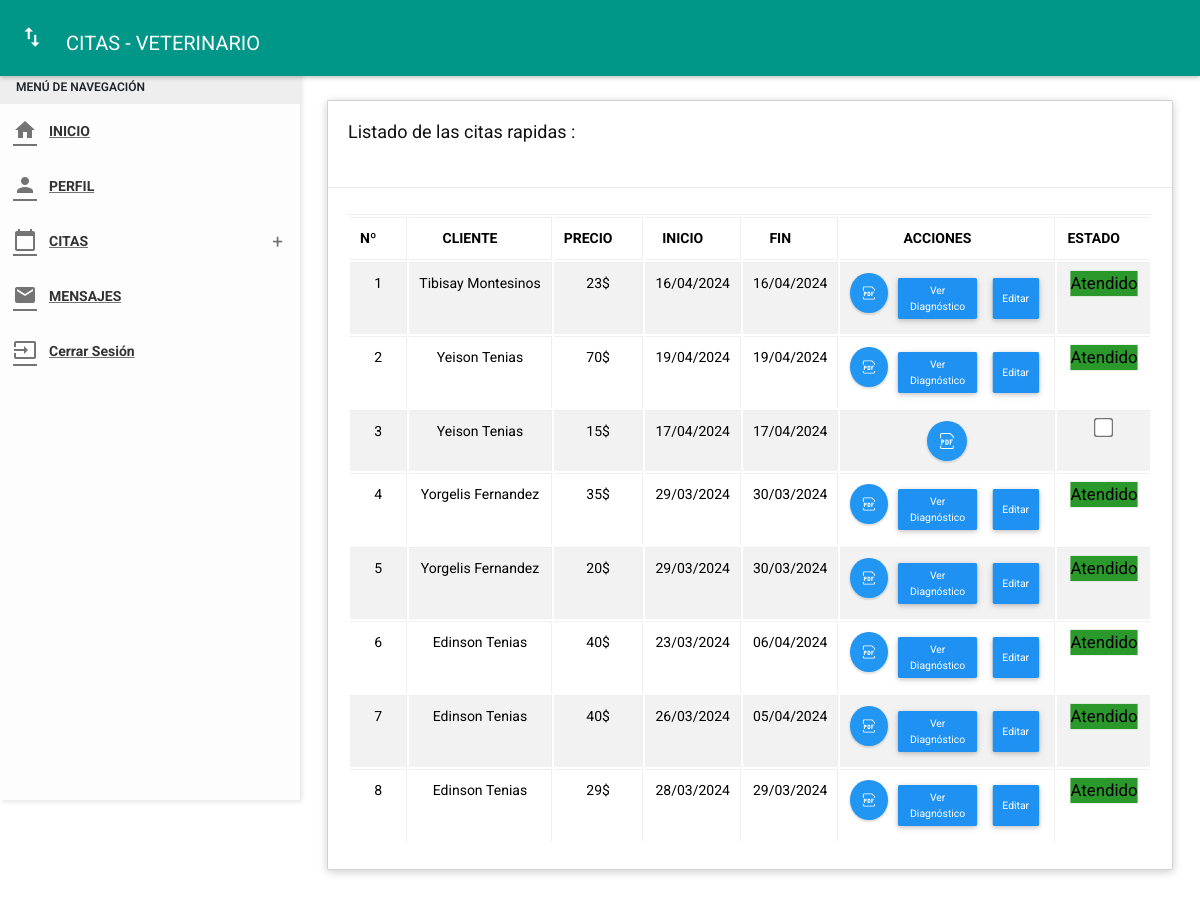
Page /View/sideVeterinarian/quotes/mostrar.php (signed in) on the committed database.
### tables this page shows
CREATE TABLE `quotes` (
  `quotesID` int(11) NOT NULL,
  `ownerID` int(11) NOT NULL,
  `vetID` int(11) DEFAULT NULL,
  `number_quote` varchar(10) NOT NULL,
  `diagnosis` varchar(200) NOT NULL,
  `attended` varchar(100) NOT NULL,
  `cost` float NOT NULL,
  `start` date NOT NULL,
  `end` date NOT NULL,
  `dateCreation` timestamp NOT NULL DEFAULT current_timestamp(),
  `status` char(1) NOT NULL
);

CREATE TABLE `owner` (
  `id_due` int(11) NOT NULL,
  `dni_due` char(8) NOT NULL,
  `nom_due` varchar(35) NOT NULL,
  `ape_due` varchar(35) NOT NULL,
  `movil` char(11) NOT NULL,
  `fijo` char(11) NOT NULL,
  `correo` varchar(30) NOT NULL,
  `direc` varchar(150) NOT NULL,
  `estado` char(1) NOT NULL,
  `contra` varchar(255) NOT NULL,
  `cargo` int(11) NOT NULL,
  `fere` timestamp NOT NULL DEFAULT current_timestamp()
);

### View/sideVeterinarian/quotes/mostrar.php (the view, shortened to what this page needs)
<?php
require_once './../../../assets/db/connectionMysql.php';
?>
<!DOCTYPE html>
<html lang="es-ES">
<head>
  <link href="./../../../assets/plugins/bootstrap/css/bootstrap.css" rel="stylesheet">
  <link href="./../../../assets/plugins/node-waves/waves.css" rel="stylesheet" />
  <link href="./../../../assets/plugins/animate-css/animate.css" rel="stylesheet" />
  <link href="./../../../assets/plugins/jquery-datatable/skin/bootstrap/css/dataTables.bootstrap.css" rel="stylesheet">
  <link href="./../../../css/style.css" rel="stylesheet">
  <link href="./../../../assets/css/fullcalendar.css" rel="stylesheet" />
  <link href="./../../../assets/css/themes/all-themes.css" rel="stylesheet" />
</head>
<body class="theme-red">
  <nav class="navbar">
    <div class="container-fluid">
      <div class="navbar-header">
        <a href="javascript:void(0);" class="navbar-toggle collapsed" data-toggle="collapse" data-target="#navbar-collapse" aria-expanded="false"></a>
        <a class="navbar-brand" href="./../home.php">CITAS - VETERINARIO</a>
      </div>
      </div>
  </nav>
  <section>
    <aside id="leftsidebar" class="sidebar">
      <div class="menu">
      <ul class="list">
        <li class="header">MENÚ DE NAVEGACIÓN</li>
        <li>
          <a href="./../home.php">
            <i class="material-icons">home</i>
            <span>INICIO</span>
          </a>
        </li>
        <li>
          <a href="./../editProfile.php">
            <i class="material-icons">person</i>
            <span>PERFIL</span>
          </a>
        </li>
        <li>
          <a href="javascript:void(0);" class="menu-toggle">
            <i class="material-icons">calendar_today</i>
            <span>CITAS</span>
          </a>
        </li>
        <li><a href="./../messages.php"><i class="material-icons">email</i><span>MENSAJES</span></a></li>
        <li>
          <a href="./../closeSession.php">
            <i class="material-icons">input</i>
            <span>Cerrar Sesión</span>
          </a>
        </li>
      </div>
  </section>
  <section class="content">
    <div class="container-fluid">
      <div class="row clearfix">
        <div class="col-lg-12 col-md-12 col-sm-12 col-xs-12">
          <div class="card">
            <div class="header">
              <h2>Listado de las citas rapidas :</h2>
              <br>
            </div>
            <div class="body">
              <div class="table-responsive">
                <table class="table table-bordered table-striped table-hover dataTable js-exportable">
                  <thead>
                    <tr>
                      <th class="text-center">Nº</th>
                      <th class="text-center">CLIENTE</th>
                      <th class="text-center">PRECIO</th>
                      <th class="text-center">INICIO</th>
                      <th class="text-center">FIN</th>
                      <th class="text-center">ACCIONES</th>
                      <th class="text-center">ESTADO</th>
                    </tr>
                  </thead>
                  <tbody>
                    <?php
                      $veterinarianID = $_SESSION['veterinarianID'];
                      $sql = "SELECT * FROM quotes AS q JOIN veterinarian AS v JOIN owner AS o ON q.vetID = v.id_vet AND o.id_due = ownerID AND vetID = '$veterinarianID' ORDER BY q.dateCreation DESC";
                      $results = mysqli_query($conn,$sql);
                      foreach ($results as $key => $va) { ?>
                        <tr>
                          <td class="text-center"><?= $key + 1 ; ?></td>
                          <td class="text-center"><?= $va['nom_due'] ?>&nbsp;<?= $va['ape_due'] ?></td>
                          <?php
                            $quotesID = $va['quotesID'];
                            $sql = "SELECT SUM(qs.priceTotal) as priceTotal FROM quotes_services as qs JOIN service AS s WHERE qs.serviceID = s.id_servi AND qs.quotesID = '$quotesID'";
                            $result = mysqli_query($conn,$sql);
                            foreach ($result as $row) { ?>
                              <td class="text-center"><?= $va['cost'] + $row['priceTotal'] ?>$</td>
                            <?php } ?>
                          <td class="text-center"><?= date('d/m/Y',strtotime($va['start'])) ?></td>
                          <td class="text-center"><?= date('d/m/Y',strtotime($va['end'])) ?></td>
                          <td style="display: flex;justify-content: center;">
                            <button onclick="nose('<?= $va['quotesID'] ?>','<?= $va['ownerID'] ?>')" class="btn bg-blue btn-circle waves-effect waves-circle waves-float btn-pdf" style="display: grid;place-items: center;">
                              <img src="./../../../assets/icons/TeenyiconsPdfOutline.svg" style="width: 100%;height: 100%;"/>
                            </button>
                            <?php if ($va['status'] == 1) { ?>
                              <button class="btn btn-primary showDiagnosis" value="<?= $va['quotesID'] ?>">Ver Diagnóstico</button>
                              <button class="btn btn-primary" style="transform: scale(0.8)" onClick="updateDiagnosis(<?= $va['quotesID'] ?>)">Editar</button>
                            <?php }?>
                          </td>
                          <td class="text-center">
                            <div style="display: flex;justify-content: center;gap: 20px;align-items: center">
                              <?php
                              if ($va['status'] == 1) { ?>
                                  <span class="label label-success" style="transform: scale(1.2);">Atendido</span>
                              <?php } else { ?>
                                  <input type="checkbox" class="checkbox-verify" value="<?= $va['quotesID'] ?>" style="transform: scale(1.5);">
                              <?php } ?>
                            </div>
                          </td>
                        </tr>
                    <?php
                      }
                    ?>
                  </tbody>
                </table>
              </div>
            </div>
          </div>
        </div>
      </div>
    </div>
  </section>
</body>
</html>

### assets/css/themes/all-themes.css (style rules this page uses)
.theme-red .navbar-brand { color: #fff; }

### View/sideVeterinarian/quotes/mostrar.php (style rules this page uses)
input[type="checkbox"] { display: inline-block !important; opacity: 1 !important; visibility: visible !important; margin: 0 !important; padding: 0 !important; float: none !important; position: static !important; }
.showDiagnosis { transform: scale(0.8); }

### rows in the picture
quotes: ownerID.nom_due "Tibisay", ownerID.ape_due "Montesinos", priceTotal "23", start "16/04/2024", end "16/04/2024", $va['quotesID'] 212 (drawn), status "Atendido"
quotes: ownerID.nom_due "Yeison", ownerID.ape_due "Tenias", priceTotal "70", start "19/04/2024", end "19/04/2024", $va['quotesID'] 211 (drawn), status "Atendido"
quotes: ownerID.nom_due "Yeison", ownerID.ape_due "Tenias", priceTotal "15", start "17/04/2024", end "17/04/2024"
quotes: ownerID.nom_due "Yorgelis", ownerID.ape_due "Fernandez", priceTotal "35", start "29/03/2024", end "30/03/2024", $va['quotesID'] 191 (drawn), status "Atendido"
quotes: ownerID.nom_due "Yorgelis", ownerID.ape_due "Fernandez", priceTotal "20", start "29/03/2024", end "30/03/2024", $va['quotesID'] 190 (drawn), status "Atendido"
quotes: ownerID.nom_due "Edinson", ownerID.ape_due "Tenias", priceTotal "40", start "23/03/2024", end "06/04/2024", $va['quotesID'] 189 (drawn), status "Atendido"
quotes: ownerID.nom_due "Edinson", ownerID.ape_due "Tenias", priceTotal "40", start "26/03/2024", end "05/04/2024", $va['quotesID'] 188 (drawn), status "Atendido"
quotes: ownerID.nom_due "Edinson", ownerID.ape_due "Tenias", priceTotal "29", start "28/03/2024", end "29/03/2024", $va['quotesID'] 187 (drawn), status "Atendido"
